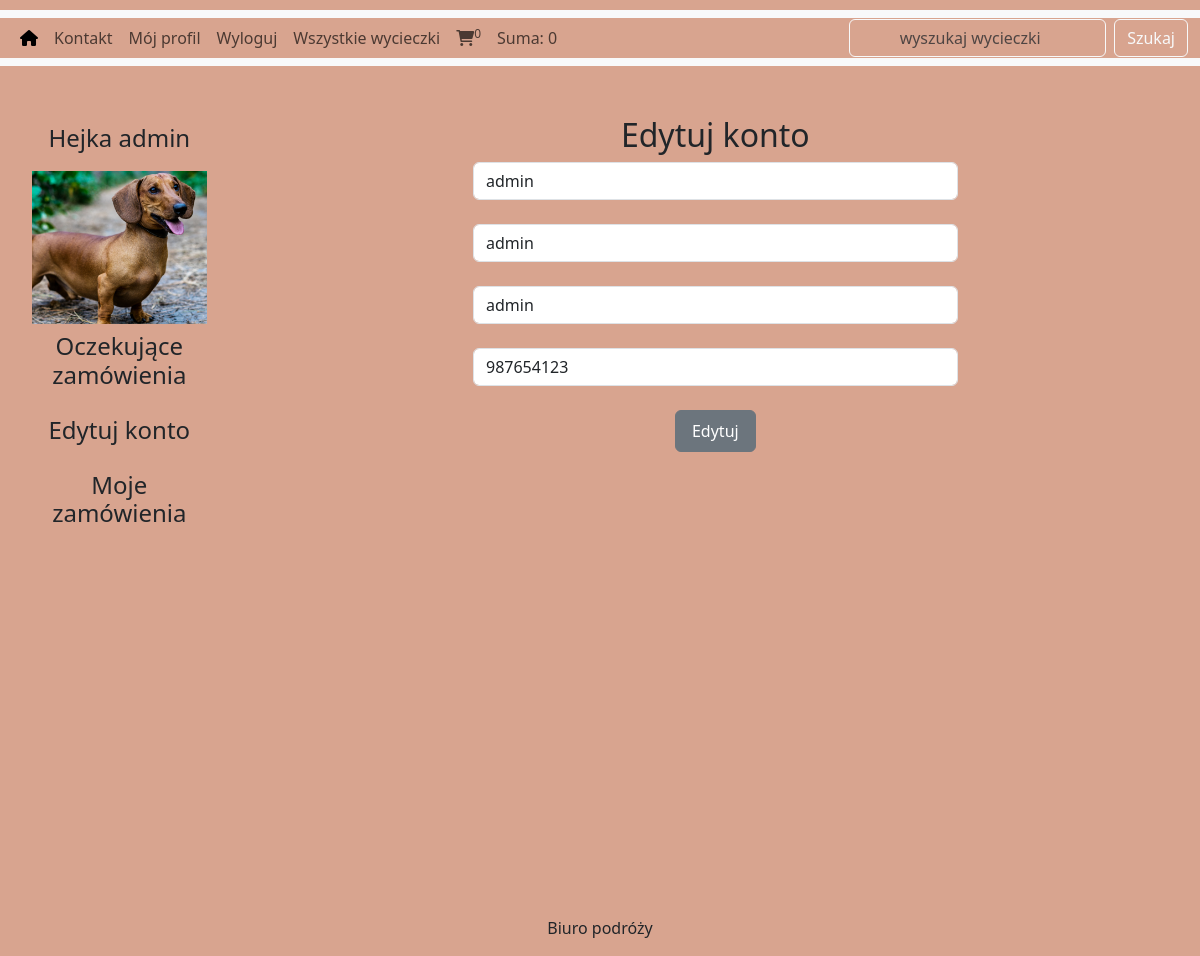
Screenshot of /project/users_area/profile.php?edit_account (signed in) with the database file from the repository.
### tables this page shows
CREATE TABLE `user` (
  `user_id` int(11) NOT NULL,
  `user_name` varchar(100) NOT NULL,
  `user_email` varchar(100) NOT NULL,
  `user_password` varchar(255) NOT NULL,
  `user_picture` varchar(255) NOT NULL,
  `user_ip` varchar(100) NOT NULL,
  `user_address` varchar(255) NOT NULL,
  `user_mobile` varchar(20) NOT NULL,
  `role` tinyint(1) NOT NULL DEFAULT 0
);

### project/users_area/edit_account.php (the view, shortened to what this page needs)
<?php
include('../includes/connect.php');
if (isset($_GET['edit_account'])) {
    if (isset($_SESSION['username'])) {
        $user_session_name = $_SESSION['username'];
        $select_query = "SELECT * FROM user WHERE user_name='$user_session_name'";
        $result_query = mysqli_query($con, $select_query);
        if ($result_query && mysqli_num_rows($result_query) > 0) {
            $row_fech = mysqli_fetch_assoc($result_query);
                $user_name = $row_fech['user_name'];
                $user_email = $row_fech['user_email'];
                $user_address = $row_fech['user_address'];
                $user_mobile = $row_fech['user_mobile'];
}}}
?>
<h2 class="text-center">Edytuj konto</h2>
<form action="" method="post" class="mb-2 text-center" enctype="multipart/form-data">
    <div class="form-outline mb-4">
        <input type="text" class="form-control w-50 m-auto" name="user_username" value="<?php echo isset($user_name) ? $user_name : ''; ?>" autocomplete="off" required>
    </div>
    <div class="form-outline mb-4">
        <input type="email" class="form-control w-50 m-auto" name="user_email" value="<?php echo isset($user_email) ? $user_email : ''; ?>" autocomplete="off" required>
    </div>
    <div class="form-outline mb-4">
        <input type="text" class="form-control w-50 m-auto" name="user_address" value="<?php echo isset($user_address) ? $user_address : ''; ?>" autocomplete="off" required>
    </div>
    <div class="form-outline mb-4">
        <input type="text" class="form-control w-50 m-auto" name="user_mobile" value="<?php echo isset($user_mobile) ? $user_mobile : ''; ?>" autocomplete="off" required>
    </div>
    <input type="submit" value="Edytuj" class="btn btn-secondary py-2 px-3" name="user_update">
</form>

### project/users_area/profile.php (shortened to what this page needs)
<?php
    include('../includes/connect.php');
?>
<!DOCTYPE HTML>
<html lang="pl">
<head>
    <link href="https://cdn.jsdelivr.net/npm/bootstrap@5.3.3/dist/css/bootstrap.min.css" rel="stylesheet">
    <link rel="stylesheet" href="https://cdnjs.cloudflare.com/ajax/libs/font-awesome/6.0.0/css/all.min.css">
    <link rel="stylesheet" href="../style.css">
</head>
<body>
    <div class="container-fluid p-0">
        <nav class="navbar navbar-expand-lg bg-body-tertiary">
            <div class="container-fluid">
                <div class="collapse navbar-collapse" id="navbarSupportedContent">
                    <ul class="navbar-nav me-auto mb-2 mb-lg-0">
                        <li class="nav-item">
                            <a class="nav-link active" aria-current="page" href="../index.php"><i class="fa-solid fa-house"></i></a>
                        </li>
                        <li class="nav-item">
                            <a class="nav-link" href="../details.php">Kontakt</a>
                        </li>
                        <?php
                        if(!isset($_SESSION['username'])){
                            echo"
                            <li class='nav-item'>
                                <a class='nav-link' href='user_login.php'>Logowanie</a>
                            </li>";
                        }else{
                            echo"
                            <li class='nav-item'>
                                <a class='nav-link' href='profile.php'>Mój profil</a>
                            </li>
                            <li class='nav-item'>
                                <a class='nav-link' href='logout.php'>Wyloguj</a>
                            </li>";
                        }
                        ?>
<li class='nav-item'>
            <a class='nav-link' href='../display_all.php'>Wszystkie wycieczki</a>
          <li class="nav-item">
                        <li class="nav-item">
                            <a class="nav-link" href="../cart.php"><i class="fa-solid fa-cart-shopping"></i><sup><?php cart_item_number(); ?></sup></a>
                        </li>
                        <li class="nav-item">
                            <a class="nav-link" href="#">Suma: <?php total_cart_price(); ?></a>
                        </li>
                    </ul>
                    <form class="d-flex" action="../search_trip.php" method="get">
                        <input class="btn btn-outline-light form-control me-2" type="search" placeholder="wyszukaj wycieczki" name="search_data">
                        <input type="submit" value="Szukaj" class="btn btn-outline-light" name="search_data_trip">
                    </form>
                </div>
            </div>
        </nav>
        <div class="row" style="margin-top: 50px; margin-left: 20px;">
            <div class="col-md-2">
                <ul class="navbar-nav text-center" style="height: 100vh">
                    <li class="nav-item">
                        <a class="nav-link" href="#"><h4 style="margin-bottom: 10px;">Hejka <?php echo $_SESSION['username']?></h4></a>
                    </li>
                    <?php
                        $username=$_SESSION['username'];
                        $user_pic="Select * from `user` where user_name='$username'";
                        $result_pic=mysqli_query($con,$user_pic);
                        $row_pic=mysqli_fetch_array($result_pic);
                        $user_pic=$row_pic['user_picture'];
                        echo"
                        <li class='nav-item'>
                            <img src='./user_pics/$user_pic' alt='' class='image_container'>
                        </li>
                        ";
                    ?>
                    <li class="nav-item">
                        <a class="nav-link" href="profile.php"><h4 style="margin-bottom: 10px;">Oczekujące zamówienia</h4></a>
                    </li>
                    <li class="nav-item">
                        <a class="nav-link" href="profile.php?edit_account"><h4 style="margin-bottom: 10px;">Edytuj konto</h4></a>
                    </li>
                    <li class="nav-item">
                        <a class="nav-link" href="profile.php?my_orders"><h4 style="margin-bottom: 10px;">Moje zamówienia</h4></a>
                    </li>
                </ul>
            </div>
                <div class="col-md-10">
                <?php
                if(isset($_GET['edit_account'])){
                    include('edit_account.php');
                }
                ?>
            </div>
        </div>
        <div class="text-center">
            <p>Biuro podróży</p>
        </div>
    </div>
</body>
</html>

### project/style.css (style rules this page uses)
* { margin: 0; padding: 0; box-sizing: border-box; }
body { margin: 10px auto; background-color: #D8A48F!important; }
.container-fluid { background-color: #D8A48F!important; }
.image_container { display: flex; justify-content: center; align-items: center; width: 100%; height: 100%; }

### rows the page displays
user: user_picture (picture), user_username "admin", user_email "admin", user_address "admin", user_mobile "987654123"

### other values shown
$count_cart_items "0"
$total "0"
$_SESSION['username'] "admin"
